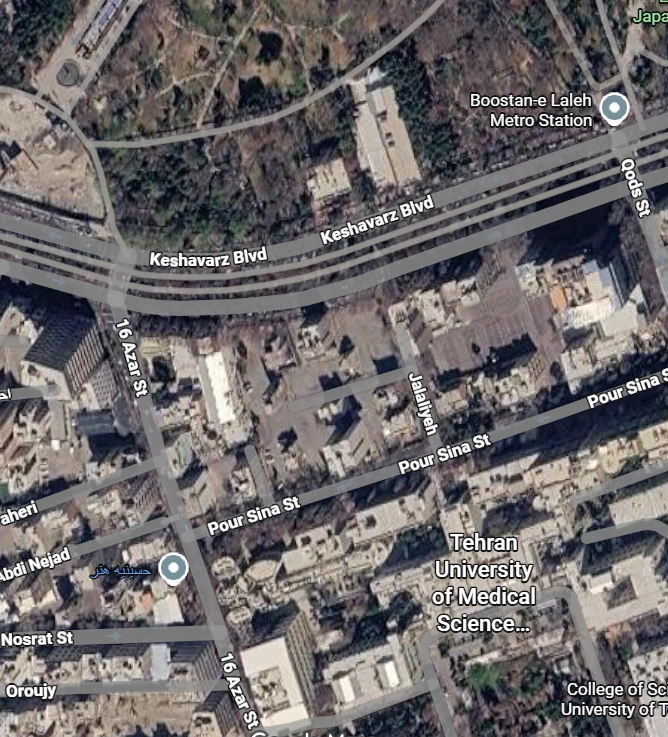
#> input picture site-analysis/img/source/google_context.webp, 668 x 737 px
$ python imagery.py
#> lines starting #> are read from the running program, lines starting #| are printed output that depends on the picture; after the words box and inside, x2 and y2 are one past the last pixel; in counts of white or black regions, pixels touching at a corner belong together
"""Imagery pipeline — turns the raw screenshots into cartographic material (no raw screenshot is used as-is).

1. Google Maps context image (img/source/google_context.webp, 668×737, ≈0.65 m/px):
   - georeferenced to local metres by an affine fit on 5 street-junction / station control points
   - Google labels and pins removed (thin white glyphs → OpenCV inpaint)
   - 2× Lanczos upscale, edge-preserving denoise, gentle unsharp mask
   - graded to a warm monochrome base (paper / ink duotone)
   - vegetation extracted (excess-green + darkness index) → soft mask for the stipple layer
2. Site-scale aerial (img/source/aerial_clean.jpg, 0.1935 m/px): same grading + vegetation mask.
Outputs → img/layers/*.jpg|png, and js/data/imagery.js (placement matrices in local metres, y north).
"""
import json, os
import numpy as np
import cv2

ROOT = os.path.join(os.path.dirname(__file__), '..')
os.chdir(ROOT)
os.makedirs('img/layers', exist_ok=True)

# ---------- control points: Google px  ->  local metres (origin 35.7065N 51.3930E) ----------
CP_PX = np.array([[178, 528], [437, 452], [215, 635], [118, 290], [612, 108]], float)
CP_LM = np.array([[-85.5, -50.0], [78.2, 6.7], [-60.0, -109.0], [-133.0, 110.0], [188.0, 249.0]], float)
W8 = np.array([1, 1, 1, 1, 0.3])  # the metro pin is a symbol, not a surveyed point


def fit_affine(src, dst, w):
    M, b = [], []
    for (x, y), (u, v), k in zip(src, dst, w):
        M += [np.r_[x, y, 1, 0, 0, 0] * k, np.r_[0, 0, 0, x, y, 1] * k]
        b += [u * k, v * k]
    p = np.linalg.lstsq(np.array(M), np.array(b), rcond=None)[0]
    return p.reshape(2, 3)


def svg_matrix(T_lm2px, scale):
    """matrix mapping image px (of an image upscaled by `scale`) -> svg coords (x, -y)."""
    A = np.vstack([T_lm2px, [0, 0, 1]])
    inv = np.linalg.inv(A)                       # px -> local
    S = np.diag([1 / scale, 1 / scale, 1])       # upscaled px -> original px
    F = np.diag([1, -1, 1])                      # local -> svg
    M = F @ inv @ S
    return [round(float(v), 6) for v in (M[0, 0], M[1, 0], M[0, 1], M[1, 1], M[0, 2], M[1, 2])]


def grade(bgr, lift=0.10, gamma=0.92, contrast=0.82, tint=((0x2A, 0x27, 0x23), (0xF3, 0xEF, 0xE6))):
    """luminance -> tone curve -> warm duotone (ink→paper)."""
    L = cv2.cvtColor(bgr, cv2.COLOR_BGR2LAB)[:, :, 0].astype(np.float32) / 255
    L = np.clip((L - 0.5) * contrast + 0.5, 0, 1) ** gamma
    L = lift + (1 - lift) * L
    ink, paper = np.array(tint[0][::-1], np.float32), np.array(tint[1][::-1], np.float32)
    out = ink[None, None] + (paper - ink)[None, None] * L[..., None]
    return np.clip(out, 0, 255).astype(np.uint8)


def veg_mask(bgr, mode, min_area):
    """tree canopy mask.
    aerial: canopy is dark and green-shifted (G−R ≥ 5, G−B ≥ 3); asphalt shadows are neutral.
    google: colour is not separable from shadow, so canopy = dark + strongly textured at 15 px; shadows are smooth."""
    f = bgr.astype(np.float32)
    B, G, R = f[..., 0], f[..., 1], f[..., 2]
    V = f.max(-1)
    L = cv2.cvtColor(bgr, cv2.COLOR_BGR2GRAY).astype(np.float32)
    if mode == 'aerial':
        m = ((V < 115) & (G - R >= 5) & (G - B >= 3)).astype(np.uint8) * 255
        m = cv2.morphologyEx(m, cv2.MORPH_CLOSE, np.ones((7, 7), np.uint8))
        m = cv2.morphologyEx(m, cv2.MORPH_OPEN, np.ones((5, 5), np.uint8))
    else:
        k = 15
        mu = cv2.blur(L, (k, k)); sd = np.sqrt(np.maximum(cv2.blur(L * L, (k, k)) - mu * mu, 0))
        m = ((mu < 105) & (sd > 13)).astype(np.uint8) * 255
        m = cv2.morphologyEx(m, cv2.MORPH_CLOSE, np.ones((11, 11), np.uint8))
        m = cv2.morphologyEx(m, cv2.MORPH_OPEN, np.ones((9, 9), np.uint8))
    n, lab, st, _ = cv2.connectedComponentsWithStats(m, 8)
    keep = np.zeros(n, bool); keep[1:] = st[1:, cv2.CC_STAT_AREA] >= min_area
    m = (keep[lab] * 255).astype(np.uint8)
    return cv2.GaussianBlur(m, (0, 0), 1.5)


# ================= 1. Google context image =================
g = cv2.imread('img/source/google_context.webp', cv2.IMREAD_COLOR)
#> g is the input picture: shape (737, 668, 3); mean B, G, R 106.4, 105.4, 109.5
T = fit_affine(CP_LM, CP_PX, W8)
res = np.array([T @ np.r_[x, y, 1] - p for (x, y), p in zip(CP_LM, CP_PX)])
mpp = 1 / np.sqrt(abs(np.linalg.det(T[:, :2])))
print('google: m/px %.3f  residuals px' % mpp, np.round(np.hypot(*res.T), 1))

# labels & pins: bright, low-saturation, thin -> inpaint
hsv = cv2.cvtColor(g, cv2.COLOR_BGR2HSV)
#> hsv: shape (737, 668, 3); mean H, S, V 75.2, 35.5, 113.4
white = ((hsv[..., 2] > 222) & (hsv[..., 1] < 40)).astype(np.uint8)
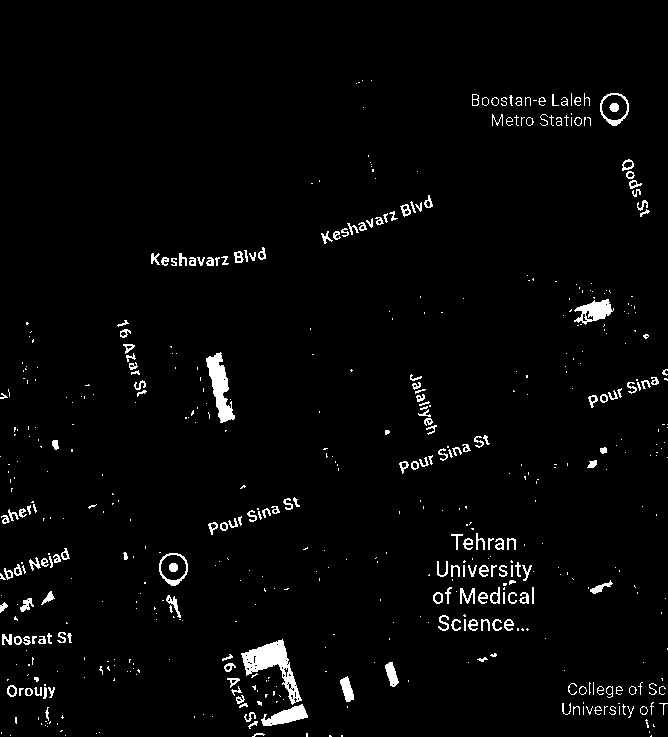
#> white: shape (737, 668); values 0 (black) and 1 (white), 2.8% white; 558 white regions (362 under 20 px), largest, box (x1, y1, x2, y2) and area: (241, 639, 302, 705) 1346, (206, 352, 235, 423) 953, (574, 299, 614, 325) 541
thick = cv2.morphologyEx(white, cv2.MORPH_OPEN, np.ones((6, 6), np.uint8))   # roofs survive, glyphs don't
#> thick: shape (737, 668); values 0 (black) and 1 (white), 0.62% white; 10 white regions, largest, box (x1, y1, x2, y2) and area: (208, 356, 234, 422) 876, (248, 642, 288, 671) 808, (264, 707, 307, 727) 478
glyph = cv2.dilate(white & (1 - thick), np.ones((3, 3), np.uint8), iterations=2)
#> glyph: shape (737, 668); values 0 (black) and 1 (white), 8.7% white; 271 white regions (3 under 20 px), largest, box (x1, y1, x2, y2) and area: (431, 558, 536, 606) 3506, (242, 657, 306, 731) 1548, (436, 612, 531, 633) 1398
blue = ((hsv[..., 0] > 95) & (hsv[..., 0] < 130) & (hsv[..., 1] > 60) & (hsv[..., 2] > 60)).astype(np.uint8)  # blue label text
#> blue: shape (737, 668); values 0 (black) and 1 (white), 2% white; 919 white regions (808 under 20 px), largest, box (x1, y1, x2, y2) and area: (44, 319, 85, 357) 681, (386, 539, 443, 568) 365, (609, 250, 627, 296) 298
glyph = np.clip(glyph + cv2.dilate(blue, np.ones((3, 3), np.uint8), iterations=2), 0, 1)
#> glyph: shape (737, 668); values 0 (black) and 1 (white), 17.1% white; 459 white regions (5 under 20 px), largest, box (x1, y1, x2, y2) and area: (431, 558, 536, 606) 3506, (0, 294, 95, 366) 2746, (508, 403, 661, 460) 2334
clean = cv2.inpaint(g, glyph * 255, 4, cv2.INPAINT_TELEA)
cv2.imwrite('/tmp/claude-0/geo/clean.png', clean)

SC = 2
up = cv2.resize(clean, None, fx=SC, fy=SC, interpolation=cv2.INTER_LANCZOS4)
up = cv2.bilateralFilter(up, 7, 28, 7)
blur = cv2.GaussianBlur(up, (0, 0), 1.6)
up = cv2.addWeighted(up, 1.45, blur, -0.45, 0)
cv2.imwrite('img/layers/context_base.jpg', grade(up), [cv2.IMWRITE_JPEG_QUALITY, 86, cv2.IMWRITE_JPEG_PROGRESSIVE, 1])
cv2.imwrite('img/layers/context_dark.jpg', grade(up, lift=0.02, contrast=0.9, tint=((0x10, 0x12, 0x14), (0x9A, 0x98, 0x92))), [cv2.IMWRITE_JPEG_QUALITY, 84])
vm = veg_mask(cv2.resize(clean, None, fx=SC, fy=SC, interpolation=cv2.INTER_CUBIC), 'google', min_area=900)
#> in veg_mask, `sd = np.sqrt(np.maximum(cv2.blur(L * L, (k, k)) - mu * mu, 0))`:
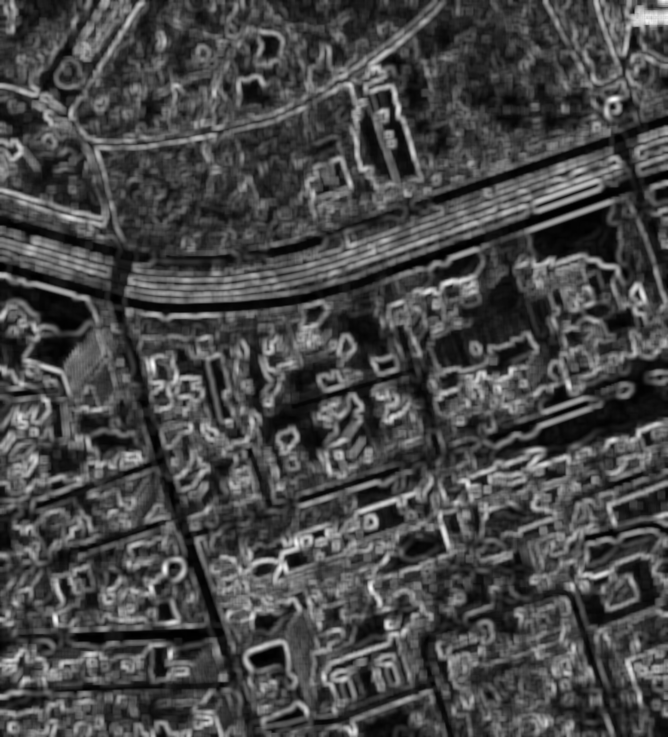
#> sd: shape (1474, 1336) float32 (shown at 1/2 size); min 0, max 77.01, mean 21.6; drawn with min black and max white
#> in veg_mask, `m = ((mu < 105) & (sd > 13)).astype(np.uint8) * 255`: m: shape (1474, 1336); 38% white; 261 white regions (44 under 20 px), largest, box (x1, y1, x2, y2) and area: (192, 0, 1220, 544) 175478, (381, 662, 1336, 1185) 82382, (141, 0, 869, 284) 76707
#> in veg_mask, `m = cv2.morphologyEx(m, cv2.MORPH_CLOSE, np.ones((11, 11), np.uint8))`: m: shape (1474, 1336); 43.6% white; 131 white regions (12 under 20 px), largest, box (x1, y1, x2, y2) and area: (141, 0, 1336, 606) 382976, (381, 633, 1336, 1185) 96634, (875, 1240, 1228, 1474) 42732
#> in veg_mask, `m = cv2.morphologyEx(m, cv2.MORPH_OPEN, np.ones((9, 9), np.uint8))`: m: shape (1474, 1336); 42.1% white; 138 white regions, largest, box (x1, y1, x2, y2) and area: (141, 0, 1264, 606) 358377, (382, 855, 862, 1183) 43072, (876, 1275, 1228, 1474) 40333
#> in veg_mask, `n, lab, st, _ = cv2.connectedComponentsWithStats(m, 8)`:
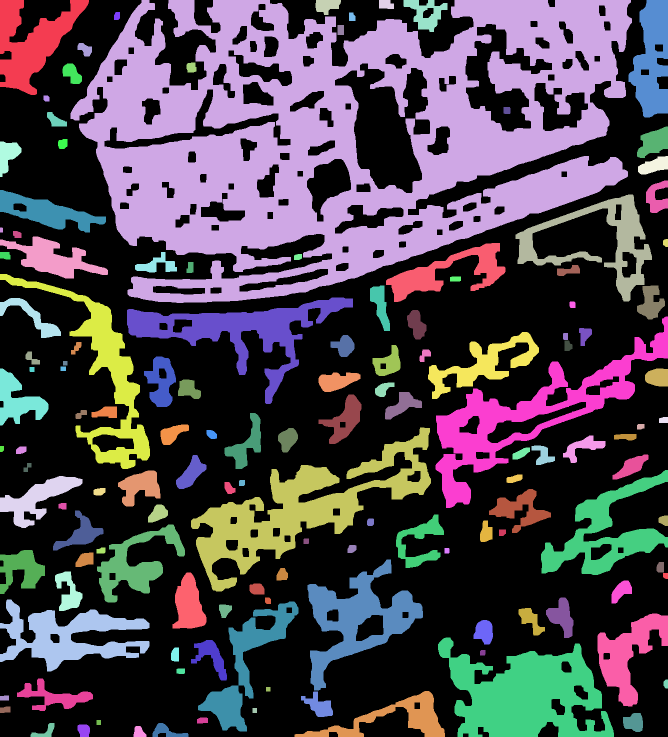
#> lab: shape (1474, 1336) int32 (shown at 1/2 size); 139 distinct labels, from 0 to 138; one colour per label, 0 black
#> in veg_mask, `n, lab, st, _ = cv2.connectedComponentsWithStats(m, 8)`: n = 139; st = 139 rows, first 6: [0, 0, 1336, 1474, 1140921], [0, 0, 178, 190, 15478], [141, 0, 1123, 606, 358377], [631, 0, 51, 30, 1079], [758, 0, 30, 18, 474], [807, 0, 88, 64, 2719]
#> in veg_mask, `return cv2.GaussianBlur(m, (0, 0), 1.5)`:
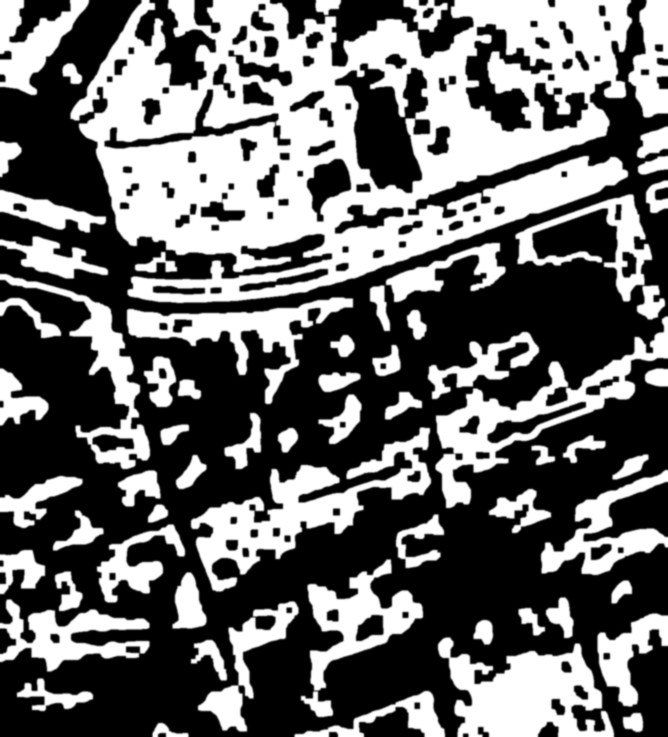
#> returned value: shape (1474, 1336) (shown at 1/2 size); min 0, max 255, mean 104.5
cv2.imwrite('img/layers/context_veg.png', vm)
print('context vegetation share %.1f%%' % (100 * (vm > 127).mean()))
#| context vegetation share 41.0%

# ================= 2. Site-scale aerial =================
a = cv2.imread('img/source/aerial_clean.jpg', cv2.IMREAD_COLOR)
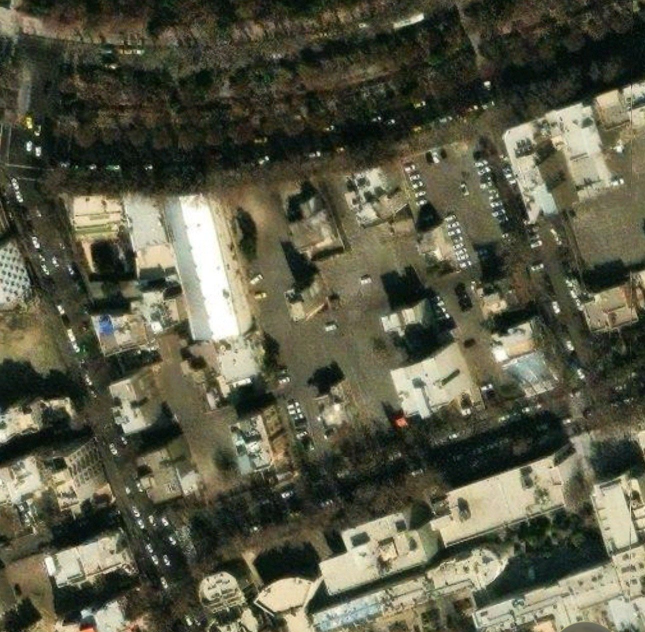
#> input picture site-analysis/img/source/aerial_clean.jpg, 1290 x 1264 px (shown at 1/2 size)
#> a is the input picture: shape (1264, 1290, 3); mean B, G, R 69.5, 89.1, 89.2
a2 = cv2.bilateralFilter(a, 7, 24, 7)
blur = cv2.GaussianBlur(a2, (0, 0), 1.4)
#> blur: shape (1264, 1290, 3)
a2 = cv2.addWeighted(a2, 1.35, blur, -0.35, 0)
cv2.imwrite('img/layers/aerial_base.jpg', grade(a2), [cv2.IMWRITE_JPEG_QUALITY, 86, cv2.IMWRITE_JPEG_PROGRESSIVE, 1])
#> call 3 of grade, with lift = 0.1, gamma = 0.92, contrast = 0.82, tint = ((42, 39, 35), (243, 239, 230))
#> in grade (call 3), `L = lift + (1 - lift) * L`:
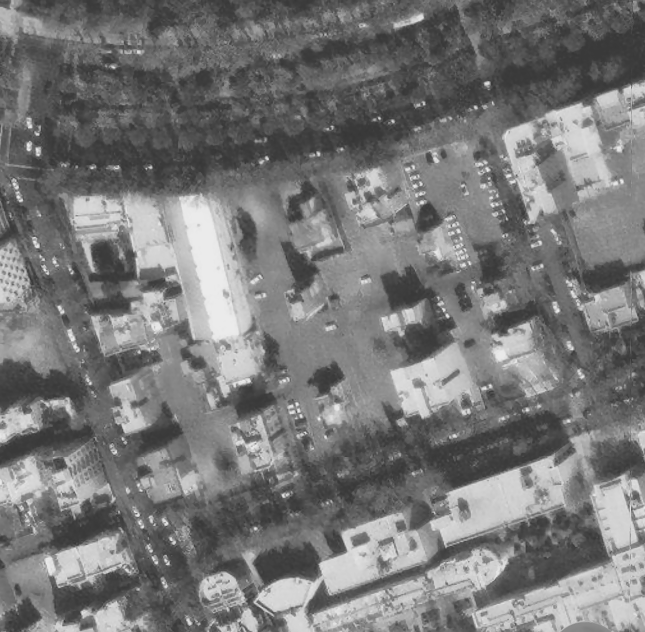
#> L: shape (1264, 1290) float32 (shown at 1/2 size); min 0.198, max 0.925, mean 0.471
cv2.imwrite('img/layers/aerial_dark.jpg', grade(a2, lift=0.02, contrast=0.9, tint=((0x10, 0x12, 0x14), (0x9A, 0x98, 0x92))), [cv2.IMWRITE_JPEG_QUALITY, 84])
#> call 4 of grade, with lift = 0.02, gamma = 0.92, contrast = 0.9, tint = ((16, 18, 20), (154, 152, 146))
#> in grade (call 4), `out = ink[None, None] + (paper - ink)[None, None] * L[..., None]`:
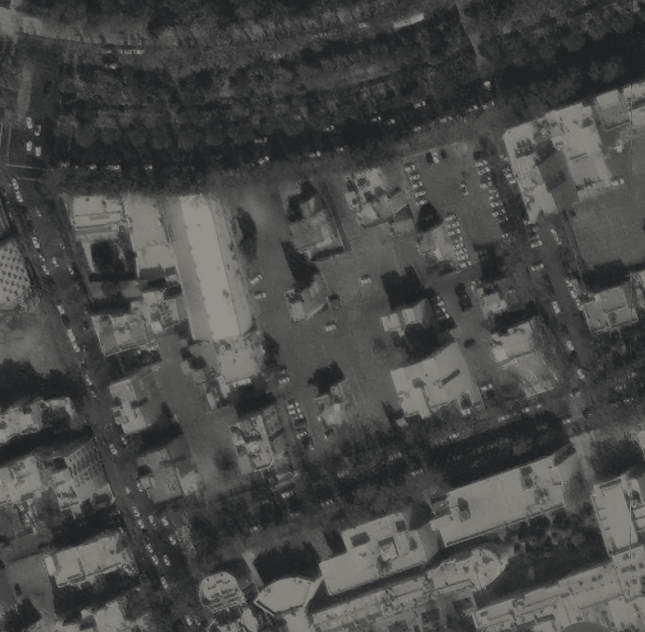
#> out: shape (1264, 1290, 3) float32 (shown at 1/2 size); mean of channels 0, 1, 2 72, 73.2, 72.9; drawn as B, G, R
va = veg_mask(a, 'aerial', min_area=250)
#> in veg_mask (call 2), `n, lab, st, _ = cv2.connectedComponentsWithStats(m, 8)`: n = 216; st = 216 rows, first 6: [0, 0, 1290, 1264, 1198328], [0, 0, 22, 15, 307], [60, 0, 46, 28, 1017], [117, 0, 81, 30, 981], [219, 0, 27, 22, 381], [272, 0, 8, 12, 83]
cv2.imwrite('img/layers/aerial_veg.png', va)
print('aerial vegetation share %.1f%%' % (100 * (va > 127).mean()))
#| aerial vegetation share 25.9%

# tree points for the 3D model: sample the canopy masks on a jittered grid (local metres)
AT = {'s': 5.168759068675158, 'tx': 742.4278468197945, 'ty': 812.0903286824436}  # aerial georeference (data/geo/T.json)
rng = np.random.default_rng(7)
trees = []
for y in np.arange(-87, 157, 5.5):
    for x in np.arange(-143, 106, 5.5):
        jx, jy = x + rng.uniform(-1.8, 1.8), y + rng.uniform(-1.8, 1.8)
        u, v = int(AT['s'] * jx + AT['tx']), int(-AT['s'] * jy + AT['ty'])
        if 0 <= u < va.shape[1] and 0 <= v < va.shape[0] and va[v, u] > 160:
            trees.append([round(jx, 1), round(jy, 1)])
Ainv = np.linalg.inv(np.vstack([T, [0, 0, 1]]))
for y in np.arange(-260, 300, 8):
    for x in np.arange(-260, 300, 8):
        if -143 <= x <= 106 and -87 <= y <= 157: continue
        jx, jy = x + rng.uniform(-2.5, 2.5), y + rng.uniform(-2.5, 2.5)
        u, v = (T @ np.r_[jx, jy, 1]) * SC
        u, v = int(u), int(v)
        if 0 <= u < vm.shape[1] and 0 <= v < vm.shape[0] and vm[v, u] > 170:
            trees.append([round(jx, 1), round(jy, 1)])
print('tree points', len(trees))
aer = {'w': a.shape[1], 'h': a.shape[0]}
#> aer = {'w': 1290, 'h': 1264}
out = {
    'context': {'w': g.shape[1] * SC, 'h': g.shape[0] * SC, 'm': svg_matrix(T, SC), 'mpp': round(float(mpp), 3),
                'cp': len(CP_PX), 'res_m': round(float(np.hypot(*res.T).mean() * mpp), 1)},
    'trees': trees,
    'veg': {'context': round(float((vm > 127).mean() * 100), 1), 'aerial': round(float((va > 127).mean() * 100), 1)},
}
with open('js/data/imagery.js', 'w') as fh:
    fh.write('/* generated by tools/imagery.py — placement of processed imagery (svg matrix: image px -> (x,-y) local m) */\n')
    fh.write('window.SA_IMGRY=' + json.dumps(out) + ';\n')
print(out)
#> (printed output is left out)
